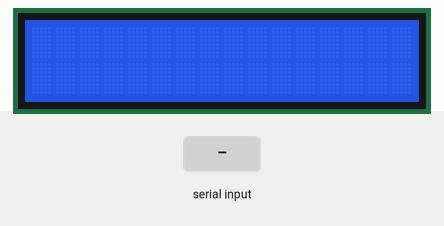
A sketch run on a simulated Arduino Mega 2560, built with avr-gcc and run on an emulated ATmega2560. Parts: 16×2 character LCD. Inputs (shaded band) come from the test bench.

Above: at 1.2 s.
1.3 s: "1" received over Serial
At 3.2 s:
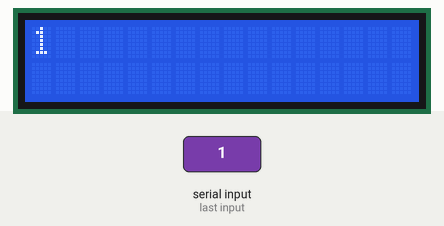
3.8 s: "0" received over Serial
At 5.1 s:
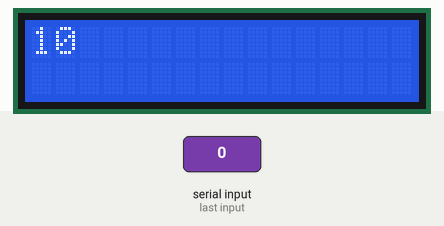
6.2 s: "2" received over Serial
At 8.2 s:
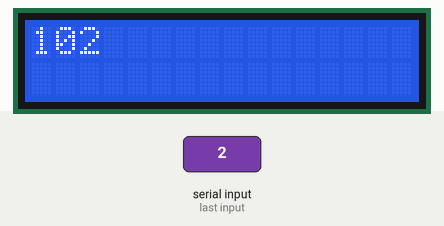
Timing chart, 0 to 9.7 s (numbered marks = the images above; inputs shaded):
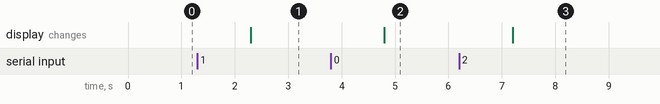

The sketch:

recieve_with_lcd.ino
```cpp
#include <LiquidCrystal.h>

LiquidCrystal lcd(A8, A7, A5, A4, A3, A2); // Creates an LC object. Parameters: (rs, enable, d4, d5, d6, d7)
void setup()
{
       Serial.begin(115200);
       lcd.begin(16,2); // Initializes the interface to the LCD screen, and specifies the dimensions (width and height) of the display }
}
void loop()
{
 if ( Serial.available() )
   {
      String Input;
      Input =Serial.readString(); // read the incoming data as string
      lcd.print(Input); // Prints "Arduino" on the LCD
   }
}
```

Measured:
- after the input at 1.3 s, the display: changes after 1.0 s (image 1)
- after the input at 3.8 s, the display: changes after 1.0 s (image 2)
- after the input at 6.2 s, the display: changes after 1.0 s (image 3)
